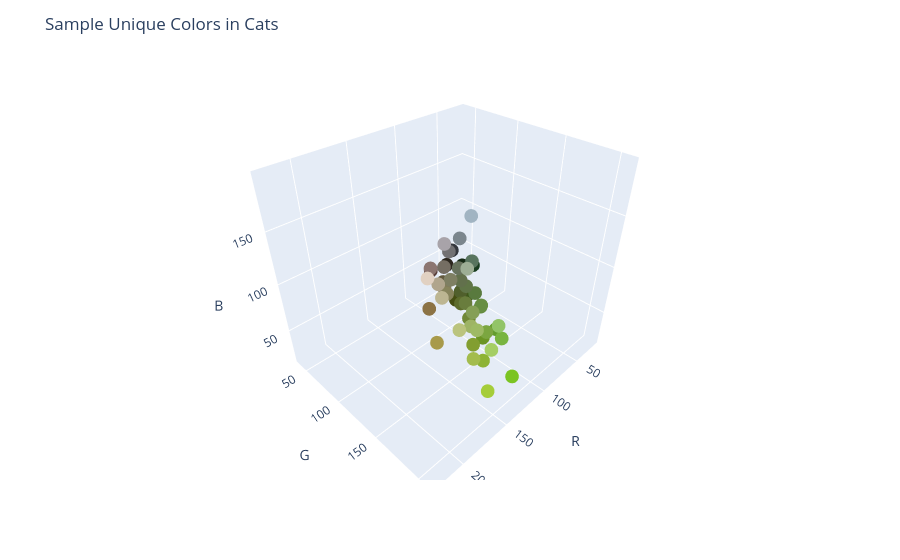

The code cell stored with this chart in its notebook:
### Markdown cell above
As expected red is more dominating in flowers than in cats (there are more reddish flowers than cats)

### Code cell
import plotly.express as px
sample = unique_colors_cats.sample(50)
rzeczywiste_kolory = sample.apply(lambda row: f'rgb({int(row["R"])}, {int(row["G"])}, {int(row["B"])})', axis=1)
fig = px.scatter_3d(
    sample,
    x='R',
    y='G',
    z='B',
    hover_data=['count']
)
fig.update_traces(marker=dict(color=rzeczywiste_kolory))
fig.update_layout(title='Sample Unique Colors in Cats', scene=dict(xaxis_title='R', yaxis_title='G', zaxis_title='B'))
fig.show()

### Figure 1 — Plotly figure (JSON) as saved in the notebook; plotly's stock layout.template omitted (floating-point values rounded to 4 significant figures)
{"data": [{"customdata": [[1], [1], [1], [2], [1], [1], [2], [2], [1], [1], [2], [1], [1], [1], [2], [4], [1], [2], [3], [1], [2], [1], [2], [1], [1], [1], [2], [2], [1], [1], [1], [1], [1], [2], [1], [1], [2], [1], [1], [1], [1], [1], [1], [1], [1], [1], [1], [1], [1], [3]], "hovertemplate": "R=%{x}<br>G=%{y}<br>B=%{z}<br>count=%{customdata[0]}<extra></extra>", "legendgroup": "", "marker": {"color": ["rgb(24, 60, 31)", "rgb(158, 180, 101)", "rgb(103, 142, 67)", "rgb(165, 206, 100)", "rgb(80, 95, 44)", "rgb(131, 125, 91)", "rgb(126, 127, 99)", "rgb(140, 115, 69)", "rgb(168, 154, 74)", "rgb(98, 89, 62)", "rgb(141, 179, 53)", "rgb(98, 156, 45)", "rgb(87, 60, 55)", "rgb(62, 88, 26)", "rgb(158, 186, 101)", "rgb(117, 110, 99)", "rgb(163, 188, 77)", "rgb(140, 118, 113)", "rgb(107, 149, 36)", "rgb(133, 159, 87)", "rgb(99, 138, 61)", "rgb(123, 134, 141)", "rgb(22, 42, 21)", "rgb(130, 158, 49)", "rgb(120, 180, 64)", "rgb(98, 112, 76)", "rgb(161, 180, 194)", "rgb(52, 55, 61)", "rgb(89, 122, 62)", "rgb(96, 117, 71)", "rgb(105, 125, 61)", "rgb(114, 113, 115)", "rgb(112, 136, 54)", "rgb(168, 163, 169)", "rgb(176, 165, 141)", "rgb(123, 166, 64)", "rgb(135, 132, 92)", "rgb(146, 196, 104)", "rgb(187, 196, 126)", "rgb(189, 182, 146)", "rgb(165, 205, 57)", "rgb(123, 196, 34)", "rgb(88, 116, 94)", "rgb(93, 108, 44)", "rgb(225, 209, 194)", "rgb(157, 174, 149)", "rgb(69, 78, 18)", "rgb(103, 114, 93)", "rgb(27, 60, 33)", "rgb(44, 39, 31)"], "symbol": "circle"}, "mode": "markers", "name": "", "scene": "scene", "showlegend": false, "type": "scatter3d", "x": [24, 158, 103, 165, 80, 131, 126, 140, 168, 98, 141, 98, 87, 62, 158, 117, 163, 140, 107, 133, 99, 123, 22, 130, 120, 98, 161, 52, 89, 96, 105, 114, 112, 168, 176, 123, 135, 146, 187, 189, 165, 123, 88, 93, 225, 157, 69, 103, 27, 44], "y": [60, 180, 142, 206, 95, 125, 127, 115, 154, 89, 179, 156, 60, 88, 186, 110, 188, 118, 149, 159, 138, 134, 42, 158, 180, 112, 180, 55, 122, 117, 125, 113, 136, 163, 165, 166, 132, 196, 196, 182, 205, 196, 116, 108, 209, 174, 78, 114, 60, 39], "z": [31, 101, 67, 100, 44, 91, 99, 69, 74, 62, 53, 45, 55, 26, 101, 99, 77, 113, 36, 87, 61, 141, 21, 49, 64, 76, 194, 61, 62, 71, 61, 115, 54, 169, 141, 64, 92, 104, 126, 146, 57, 34, 94, 44, 194, 149, 18, 93, 33, 31]}], "layout": {"legend": {"tracegroupgap": 0}, "margin": {"t": 60}, "scene": {"domain": {"x": [0, 1], "y": [0, 1]}, "xaxis": {"title": {"text": "R"}}, "yaxis": {"title": {"text": "G"}}, "zaxis": {"title": {"text": "B"}}}, "title": {"text": "Sample Unique Colors in Cats"}}}
